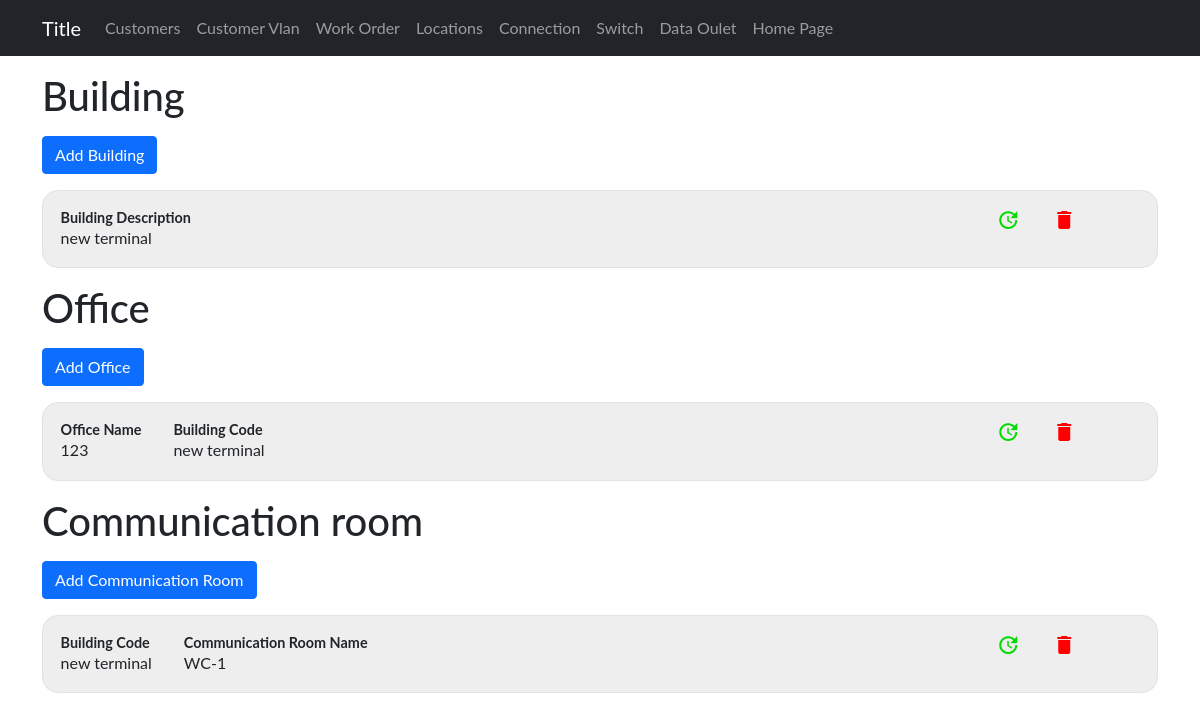
Before: /devices/locations with the older database file.
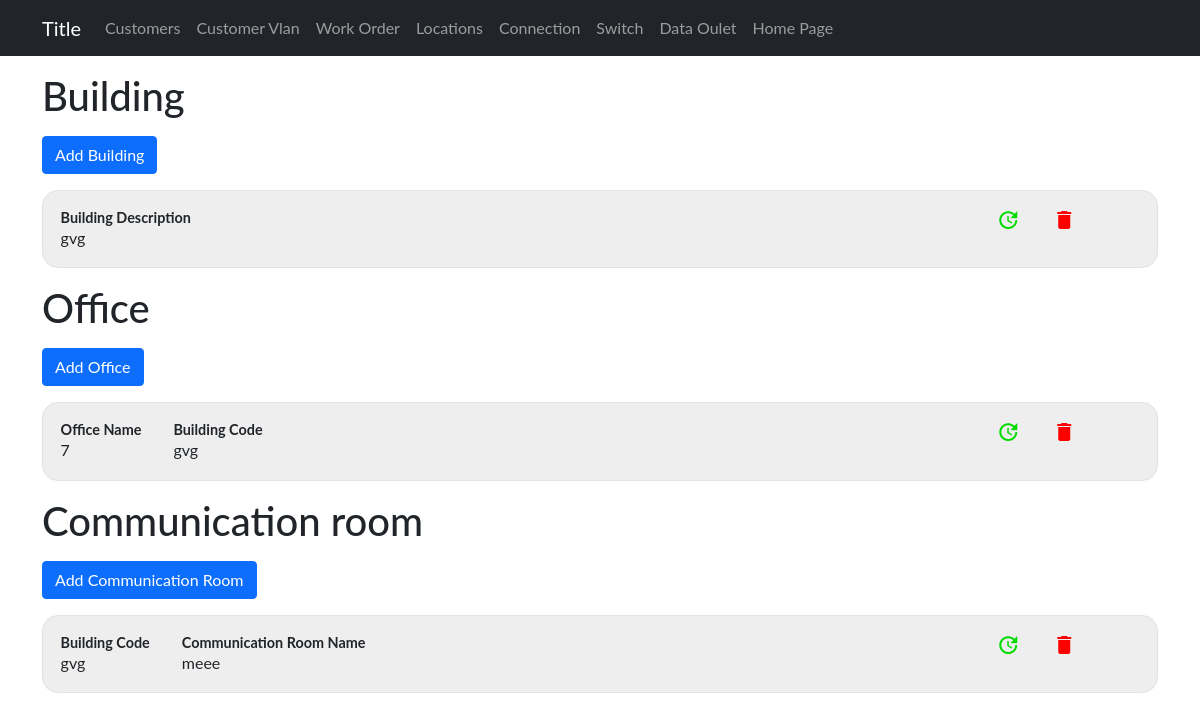
After: the same page with the newer database file.
### sitadevices/models.py (models this page shows, shortened)
class Building(models.Model):
    building_desc = models.TextField()
    def __str__(self):
        return self.building_desc

class Room(models.Model):
    room = models.CharField(max_length=255)
    building_code = models.ForeignKey(Building, on_delete=models.CASCADE)

class CommmunicationRoom(models.Model):
    building_code = models.ForeignKey(Building, on_delete=models.CASCADE)
    commroomname = models.CharField(max_length=255)

### sitadevices/views.py (the view)
# urls.py: path('locations', Location, name="locationlist"),
def Location(request):
    building = Building.objects.all()
    office = Room.objects.all()
    commsroom = CommmunicationRoom.objects.all()
    dic = {
        'building': building,
        'office' : office,
        'comms' : commsroom
    }
    return render(request, 'admin/location/locationlist.html', {'dic': dic})

### sitadevices/templates/admin/location/locationlist.html
{% extends '../base1.html' %}
{% block content %}
<div class="container">
    <h1 class="location-titles">Building</h1>
    <a href="{%url 'device:buildinginp' %}"><button type="button" class="btn btn-primary mt-3"> Add Building</button></a>
    {% for building in dic.building %}
        <div class="grid">
            <div class="flex">
                <div class="margin-right">
                    <h4 class="list-title">Building Description</h4>
                    <p>{{building.building_desc}}</p>
                </div>
            </div>
            <div class="delupd">
                <a class="upd"href="{%url 'device:buildingupd' building.id%}"><span class="material-icons md-36">update</span></a>
                <a class="del" href="{%url 'device:buildingdel' building.id%}"><span class="material-icons md-36">delete</span></a>
            </div>
        </div>
    {% endfor %}
    <h1 class="location-titles">Office</h1>
    <a href="{%url 'device:officeinp' %}"><button type="button" class="btn btn-primary mt-3"> Add Office</button></a>
    {% for office in dic.office %}
    <div class="grid">
        <div class="flex">
            <div class="margin-right">
                <h4 class="list-title">Office Name</h4>
                <p>{{office.room}}</p>
            </div>
            <div class="margin-right">
                <h4 class="list-title">Building Code</h4>
                <p>{{office.building_code}}</p>
            </div>
        </div>
        <div class="delupd">
            <a class="upd" href="{%url 'device:officeupd' office.id%}"><span class="material-icons md-36">update</span></a>
            <a class="del"href="{%url 'device:officedel' office.id%}"><span class="material-icons md-36">delete</span></a>
        </div>
    </div>
    {% endfor %}
    <h1 class="location-titles">Communication room</h1>
    <a href="{%url 'device:comsinp' %}"><button type="button" class="btn btn-primary mt-3"> Add Communication Room </button></a>
    {% for comms in dic.comms%}
        <div class="grid">
            <div class="flex">
                <div class="margin-right">
                    <h4 class="list-title">Building Code</h4>
                    <p>{{comms.building_code}}</p>
                </div>
                <div class="margin-right">
                    <h4 class="list-title">Communication Room Name</h4>
                    <p>{{comms.commroomname}}</p>
                </div>
            </div>
            <div class="delupd">
                <a class="upd"href="{%url 'device:commsupd' comms.id%}"><span class="material-icons md-36">update</span></a>
                <a class="del" href="{%url 'device:commsdel' comms.id%}"><span class="material-icons md-36">delete</span></a>
            </div>
        </div>
    {% endfor %}
</div>
{% endblock  %}

Changed rows visible on the page:
removed Building: building_desc "new terminal"
removed Room: room "123", building_code "new terminal"
removed CommmunicationRoom: building_code "new terminal", commroomname "WC-1"
added Building: building_desc "gvg"
added Room: room "7", building_code "gvg"
added CommmunicationRoom: building_code "gvg", commroomname "meee"
